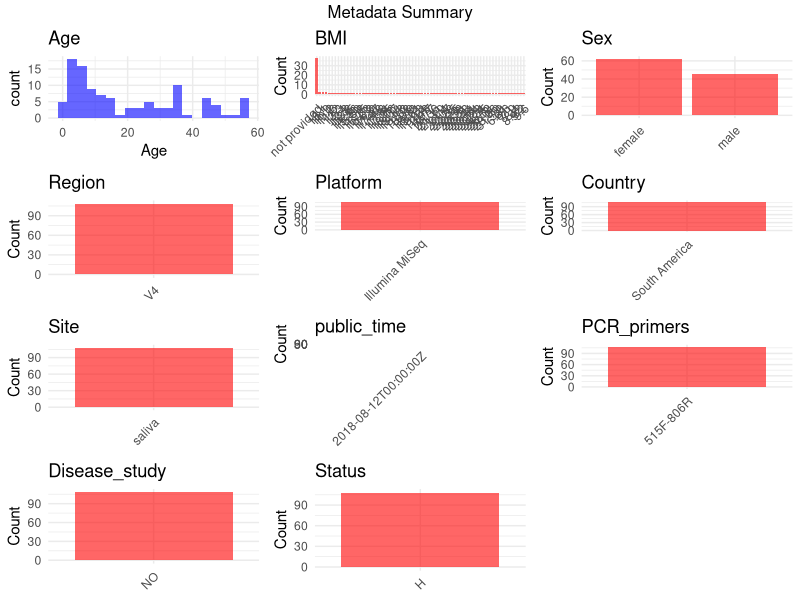

Recreate this plot in R.
## ---- chunk 1
# Load necessary libraries
library(dplyr)
library(ggplot2)
library(gridExtra)

# Set working directory (update this path to your local directory)
setwd("D:/metadata/PRJEB28088")

# Read the initial metadata files
initial_meta <- read.csv("SraRunTable.csv", header = TRUE)
#initial_meta1 <- read.csv("SraRunTable1.csv", header = TRUE)

# Combine the two metadata files
meta <- rbind(initial_meta)

# Remove entries where Organism is "gut metagenome" (non-oral samples)
meta <- subset(meta, Organism == "human oral metagenome")

# Check the number of samples containing "HT" in Sample.Name (e.g., healthy controls)
nrow(subset(meta, grepl("HT", Sample.Name)))

# Display the first few rows of the metadata
head(meta)
## ---- chunk 2
# Create a uniform metadata dataframe
metadata <- data.frame(
  BioProject = meta$BioProject,
  Run = meta$Run,
  sample_name = meta$Sample.Name,
  Age = meta$AGE,  # To be filled Update based on you metadata
  BMI = meta$BMI,  # To be filled based on you metadata
  Sex = meta$sex,  # To be filled based on you metadata
  Region = "V4",  # Update if different for your study
  Platform = meta$Instrument,
  Country = meta$geo_loc_name,
  Site = meta$env_material, # other names of this columns such as env_median, env_material
  public_time = meta$ReleaseDate,
  stringsAsFactors = FALSE
)
## ---- chunk 3
# Add information obtained from the publication
metadata$PCR_primers <- "515F-806R"  # Update based on the publication
metadata$title <- "Changes in the Gut Microbiota of Urban Subjects during an Immersion in the Traditional Diet and Lifestyle of a Rainforest Village"
metadata$Disease_study <- "NO"
metadata$Status <- "H"
# Assign disease status based on sample_name patterns
#metadata <- metadata %>%
#  mutate(Status = case_when(
#    meta$medical_conditions == "Negative Chagas" ~ "H",
#    meta$medical_conditions == "Chronic Chagas" ~ "Chagas"
#  ))
## ---- chunk 4
# Check the number of unique runs and sample names
print(paste("Number of unique runs:", length(unique(metadata$Run))))
print(paste("Number of unique sample names:", length(unique(metadata$sample_name))))
## ---- chunk 5
# Select columns for visualization
plot_data <- metadata %>%
  select(-BioProject, -Run, -sample_name, -title)

# Function to create simple plots for each column
create_simple_plots <- function(data) {
  plots <- list()
  
  for (col in colnames(data)) {
    # Check if the column is all NA
    if (all(is.na(data[[col]]))) {
      # Create an empty plot with text indicating all NA
      p <- ggplot() +
        annotate("text", x = 0.5, y = 0.5, label = "this column is NA", size = 6) +
        labs(title = col) +
        theme_void()
    } else if (is.numeric(data[[col]])) {
      # Numeric variable: histogram
      p <- ggplot(data, aes(x = .data[[col]])) +
        geom_histogram(fill = "blue", alpha = 0.6, bins = 20, na.rm = TRUE) +
        labs(title = col) +
        theme_minimal()
    } else {
      # Categorical variable: bar plot (remove NA values)
      count_data <- as.data.frame(table(data[[col]], useNA = "ifany"))
      p <- ggplot(count_data, aes(x = reorder(Var1, -Freq), y = Freq)) +
        geom_col(fill = "red", alpha = 0.6) +
        labs(title = col, x = NULL, y = "Count") +
        theme_minimal() +
        theme(axis.text.x = element_text(angle = 45, hjust = 1))
    }
    plots[[col]] <- p
  }
  
  return(plots)
}

# Generate and arrange plots
plots <- create_simple_plots(plot_data)
grid.arrange(grobs = plots, ncol = 3, top = "Metadata Summary")
## ---- chunk 6
# Reorder columns to match the desired format
metadata <- metadata[, c(
  "BioProject", "Run", "sample_name", "Age", "BMI", "Sex", 
  "Region", "Platform", "Country", "Site", "public_time", 
  "PCR_primers", "title", "Disease_study", "Status"
)]

# Export the uniform metadata to a CSV file
write.csv(metadata, file = "metadata.csv", quote = FALSE)
